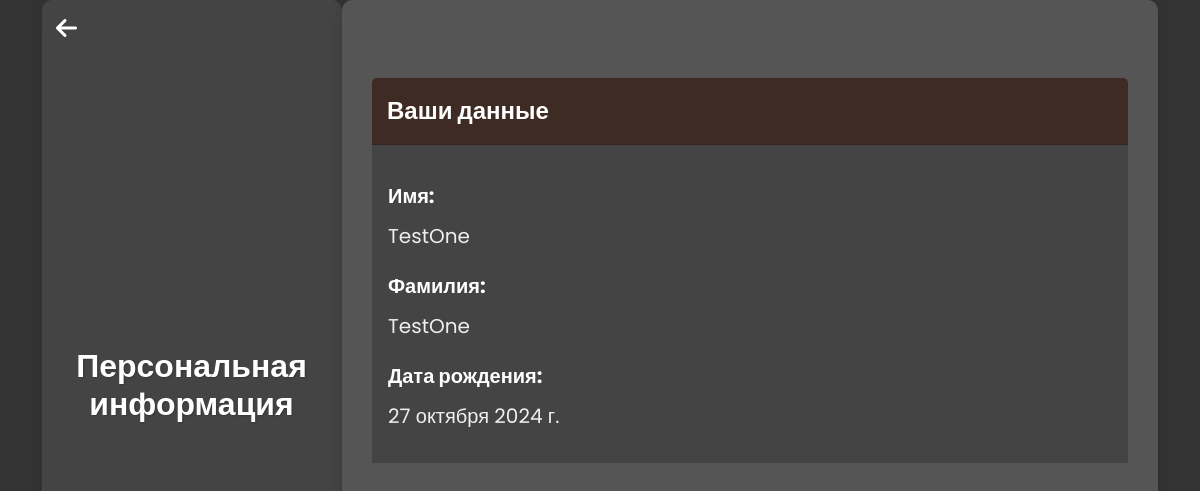
The page /profile/personal-info/ (signed in) on the database its author committed.
### main/models.py (models this page shows, shortened)
class RegUser(AbstractBaseUser, PermissionsMixin):
    email = models.EmailField(unique=True)
    firstname = models.CharField(max_length=30)
    lastname = models.CharField(max_length=30)
    birthdate = models.DateField('День рождения')
    is_active = models.BooleanField(default=True)
    is_staff = models.BooleanField(default=False)
    dark_mode = models.BooleanField(default=False)
    objects = RegUserManager()
    USERNAME_FIELD = 'email'
    REQUIRED_FIELDS = ['firstname', 'lastname', 'birthdate']

### main/views.py (the view)
# urls.py: path('personal-info/', login_required(views.personal_info), name='personal_info'),
@login_required
def personal_info(request):
    user = request.user
    context = {
        'firstname': user.firstname,
        'lastname': user.lastname,
        'birthdate': user.birthdate,
    }
    return render(request, 'main/dropdown-menu/personal_info.html', context)

### main/templates/main/dropdown-menu/personal_info.html (shortened to what this page needs)
<!DOCTYPE html>
<html lang="ru" class="{% if user.dark_mode %}dark-theme{% endif %}">
<head>
    <link href="https://cdn.jsdelivr.net/npm/bootstrap@5.3.3/dist/css/bootstrap.min.css" rel="stylesheet">
    <link rel="stylesheet" href="https://cdnjs.cloudflare.com/ajax/libs/font-awesome/6.5.1/css/all.min.css">
</head>
<body>
    <div class="container">
        <div class="sidebar">
            <button class="back-button" onclick="window.location.href='/profile'">
                <i class="fas fa-arrow-left"></i>
            </button>
            <h1>Персональная информация</h1>
        </div>
        <div class="content">
            <div class="card mt-5">
                <div class="card-header">
                    Ваши данные
                </div>
                <div class="card-body">
                    <p class="form-label">Имя:</p>
                    <p class="user-data">{{ firstname }}</p>
                    <p class="form-label">Фамилия:</p>
                    <p class="user-data">{{ lastname }}</p>
                    <p class="form-label">Дата рождения:</p>
                    <p class="user-data">{{ birthdate }}</p>
                </div>
            </div>
        </div>
    </div>
</body>
</html>

### main/templates/main/dropdown-menu/personal_info.html (style rules this page uses)
body { background-color: inherit; font-family: 'Poppins', sans-serif; margin: 0; padding: 0; height: 100vh; display: flex; flex-direction: column; transition: background-color 0.3s, color 0.3s; color: inherit; }
html.dark-theme { background-color: #333; color: #fff; }
html.dark-theme body { background-color: #333; color: #fff; }
.container { display: flex; flex: 1; overflow: hidden; flex-direction: row; perspective: 1000px; }
.sidebar { width: 300px; min-width: 250px; padding: 20px; border-right: 1px solid #d6cfc4; background-color: #ffffff; box-shadow: 0 4px 15px rgba(0, 0, 0, 0.1); border-radius: 10px; display: flex; flex-direction: column; justify-content: center; align-items: center; transition: background-color 0.3s, border-color 0.3s; }
.sidebar h1 { font-size: 2rem; color: #6f4e37; margin-bottom: 30px; text-align: center; font-weight: bold; text-shadow: 1px 1px 2px rgba(0, 0, 0, 0.2); }
.content { flex: 1; background-color: #ffffff; border-radius: 10px; box-shadow: 0 4px 15px rgba(0, 0, 0, 0.1); padding: 30px; overflow-y: auto; transition: background-color 0.3s, color 0.3s; }
.card { border: none; border-radius: 10px; margin-top: 20px; }
.card-header { background-color: #6f4e37; color: white; font-weight: bold; font-size: 1.5rem; padding: 15px; transition: background-color 0.3s, color 0.3s; }
.form-label { font-weight: bold; color: #6f4e37; font-size: 1.25rem; margin-top: 20px; }
.card-body { color: #000; transition: color 0.3s, background-color 0.3s; }
.user-data { font-size: 1.25rem; margin-top: 10px; color: #000; }
html.dark-theme .sidebar { border-right: 1px solid #444; background-color: #444; }
html.dark-theme .sidebar h1, html.dark-theme .form-label, html.dark-theme .back-button { color: #fff; }
html.dark-theme .user-data { color: #efefef; }
html.dark-theme .content { background-color: #555; color: #ddd; }
html.dark-theme .card-header { background-color: #3e2b23; }
html.dark-theme .card-body { background-color: #444; color: #e0e0e0; }
.back-button { position: absolute; top: 10px; left: 20px; background-color: transparent; border: none; cursor: pointer; font-size: 1.5rem; color: #6f4e37; will-change: transform; transition: color 0.3s, transform 0.3s; -webkit-font-smoothing: antialiased; -moz-osx-font-smoothing: grayscale; }

### rows shown on the page
RegUser: firstname "TestOne", lastname "TestOne", birthdate "27 октября 2024 г."
